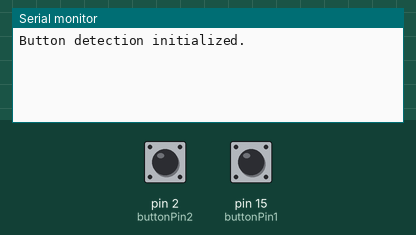
Simulated run of this sketch. Board: Arduino Uno, built with avr-gcc and run on an emulated ATmega328P. Shown: the last lines printed to the serial monitor. Inputs (shaded band) come from the test bench; at power-on: pin 2 (buttonPin2) HIGH, pin 15 (buttonPin1) HIGH.

Above: at 1.2 s.
1.3 s: pin 2 (buttonPin2) pulled LOW for 0.15 s
At 2.5 s:
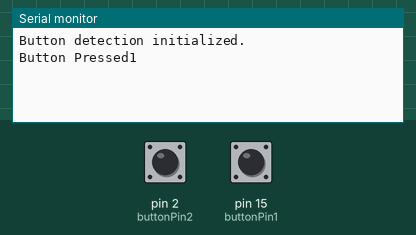
2.9 s: pin 15 (buttonPin1) pulled LOW for 1 s
At 4.3 s:
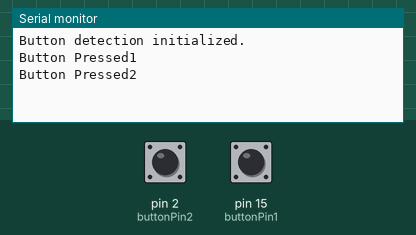

Measured:
- after the input at 1.3 s, the serial monitor: prints a new line at once (image 1)
- after the input at 2.9 s, the serial monitor: prints a new line after 0.40 s (image 2)

The sketch:

buttonpress.ino
```cpp
// Define the GPIO pins for the buttons
const int buttonPin1 = 15;  // D15
const int buttonPin2 = 2;   // D2

// Variables to store the button states
int buttonState1 = HIGH;  // HIGH means not pressed
int buttonState2 = HIGH;  // HIGH means not pressed

void setup() {
  // put your setup code here, to run once:
  Serial.begin(115200);

  pinMode(buttonPin1, INPUT_PULLUP);
  pinMode(buttonPin2, INPUT_PULLUP);

  Serial.println("Button detection initialized.");


}

void loop() {
  // put your main code here, to run repeatedly:
  buttonState1 = digitalRead(buttonPin1);
  buttonState2 = digitalRead(buttonPin2);

    // Check if button at D15 is pressed
 if (buttonState2 == LOW) {
    Serial.println("Button Pressed1");
    delay(2000);  // Debounce delay
  }

  // Check if button at D2 is pressed
  if (buttonState1 == LOW) {
    Serial.println("Button Pressed2");
    delay(2000);  // Debounce delay
  }


}
```
